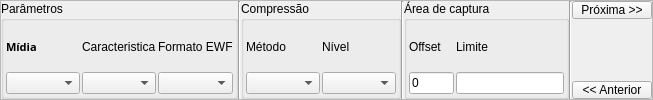
                  <widget class="QWidget" name="ewf1">
                   <layout class="QGridLayout" name="gridLayout_64">
                    <property name="leftMargin">
                     <number>0</number>
                    </property>
                    <property name="topMargin">
                     <number>0</number>
                    </property>
                    <property name="rightMargin">
                     <number>0</number>
                    </property>
                    <property name="bottomMargin">
                     <number>0</number>
                    </property>
                    <property name="spacing">
                     <number>0</number>
                    </property>
                    <item row="0" column="2" colspan="2">
                     <widget class="QFrame" name="frame_4">
                      <property name="frameShape">
                       <enum>QFrame::StyledPanel</enum>
                      </property>
                      <property name="frameShadow">
                       <enum>QFrame::Raised</enum>
                      </property>
                      <layout class="QGridLayout" name="gridLayout_67">
                       <property name="leftMargin">
                        <number>0</number>
                       </property>
                       <property name="topMargin">
                        <number>0</number>
                       </property>
                       <property name="rightMargin">
                        <number>0</number>
                       </property>
                       <property name="bottomMargin">
                        <number>0</number>
                       </property>
                       <property name="spacing">
                        <number>0</number>
                       </property>
                       <item row="0" column="0">
                        <layout class="QGridLayout" name="gridLayout_66">
                         <property name="verticalSpacing">
                          <number>2</number>
                         </property>
                         <item row="0" column="4">
                          <widget class="QGroupBox" name="groupBox_15">
                           <property name="title">
                            <string>Área de captura</string>
                           </property>
                           <layout class="QGridLayout" name="gridLayout_70">
                            <property name="leftMargin">
                             <number>2</number>
                            </property>
                            <property name="topMargin">
                             <number>2</number>
                            </property>
                            <property name="rightMargin">
                             <number>2</number>
                            </property>
                            <property name="bottomMargin">
                             <number>2</number>
                            </property>
                            <property name="spacing">
                             <number>2</number>
                            </property>
                            <item row="0" column="0">
                             <layout class="QGridLayout" name="gridLayout_65">
                              <item row="0" column="0">
                               <layout class="QGridLayout" name="gridLayout_68">
                                <item row="0" column="0">
                                 <widget class="QLabel" name="label_offset">
                                  <property name="styleSheet">
                                   <string notr="true"> font: bold 8pt &quot;DroidSans&quot;;</string>
                                  </property>
                                  <property name="text">
                                   <string>Offset</string>
                                  </property>
                                 </widget>
                                </item>
                                <item row="1" column="0">
                                 <widget class="QLineEdit" name="lineEdit_offset">
                                  <property name="maximumSize">
                                   <size>
                                    <width>45</width>
                                    <height>16777215</height>
                                   </size>
                                  </property>
                                  <property name="text">
                                   <string>0</string>
                                  </property>
                                 </widget>
                                </item>
                               </layout>
                              </item>
                              <item row="0" column="1">
                               <layout class="QGridLayout" name="gridLayout_69">
                                <item row="0" column="0">
                                 <widget class="QLabel" name="label_5">
                                  <property name="styleSheet">
                                   <string notr="true"> font: bold 8pt &quot;DroidSans&quot;;</string>
                                  </property>
                                  <property name="text">
                                   <string>Limite</string>
                                  </property>
                                 </widget>
                                </item>
                                <item row="1" column="0">
                                 <widget class="QLineEdit" name="lineEdit_limit">
                                  <property name="minimumSize">
                                   <size>
                                    <width>80</width>
                                    <height>0</height>
                                   </size>
                                  </property>
                                 </widget>
                                </item>
                               </layout>
                              </item>
                             </layout>
                            </item>
                           </layout>
                          </widget>
                         </item>
                         <item row="0" column="1">
                          <widget class="Line" name="line_4">
                           <property name="orientation">
                            <enum>Qt::Vertical</enum>
                           </property>
                          </widget>
                         </item>
                         <item row="0" column="2">
                          <widget class="QGroupBox" name="groupBox_13">
                           <property name="title">
                            <string>Compressão</string>
                           </property>
                           <layout class="QGridLayout" name="gridLayout_62">
                            <property name="leftMargin">
                             <number>2</number>
                            </property>
                            <property name="topMargin">
                             <number>2</number>
                            </property>
                            <property name="rightMargin">
                             <number>2</number>
                            </property>
                            <property name="bottomMargin">
                             <number>2</number>
                            </property>
                            <property name="spacing">
                             <number>2</number>
                            </property>
                            <item row="0" column="0">
                             <layout class="QGridLayout" name="gridLayout_61">
                              <item row="0" column="0">
                               <layout class="QGridLayout" name="gridLayout_59">
                                <item row="1" column="0">
                                 <widget class="QComboBox" name="comboBox_compressMethod">
                                  <property name="minimumSize">
                                   <size>
                                    <width>74</width>
                                    <height>22</height>
                                   </size>
                                  </property>
                                  <property name="maximumSize">
                                   <size>
                                    <width>89</width>
                                    <height>16777215</height>
                                   </size>
                                  </property>
                                 </widget>
                                </item>
                                <item row="0" column="0">
                                 <widget class="QLabel" name="label_CompressionMethod">
                                  <property name="styleSheet">
                                   <string notr="true"> font: bold 8pt &quot;DroidSans&quot;;</string>
                                  </property>
                                  <property name="text">
                                   <string>Método</string>
                                  </property>
                                 </widget>
                                </item>
                               </layout>
                              </item>
                              <item row="0" column="1">
                               <layout class="QGridLayout" name="gridLayout_60">
                                <item row="0" column="0">
                                 <widget class="QLabel" name="label_CompressionLevel">
                                  <property name="styleSheet">
                                   <string notr="true"> font: bold 8pt &quot;DroidSans&quot;;</string>
                                  </property>
                                  <property name="text">
                                   <string>Nível</string>
                                  </property>
                                 </widget>
                                </item>
                                <item row="1" column="0">
                                 <widget class="QComboBox" name="comboBox_compressLevel">
                                  <property name="minimumSize">
                                   <size>
                                    <width>74</width>
                                    <height>22</height>
                                   </size>
                                  </property>
                                  <property name="maximumSize">
                                   <size>
                                    <width>89</width>
                                    <height>16777215</height>
                                   </size>
                                  </property>
                                 </widget>
                                </item>
                               </layout>
                              </item>
                             </layout>
                            </item>
                           </layout>
                          </widget>
                         </item>
                         <item row="0" column="0">
                          <widget class="QGroupBox" name="groupBox_14">
                           <property name="title">
                            <string>Parâmetros</string>
                           </property>
                           <layout class="QGridLayout" name="gridLayout_63">
                            <property name="leftMargin">
                             <number>2</number>
                            </property>
                            <property name="topMargin">
                             <number>2</number>
                            </property>
                            <property name="rightMargin">
                             <number>2</number>
                            </property>
                            <property name="bottomMargin">
                             <number>2</number>
                            </property>
                            <property name="spacing">
                             <number>2</number>
                            </property>
                            <item row="0" column="0">
                             <layout class="QHBoxLayout" name="horizontalLayout_11">
                              <item>
                               <layout class="QGridLayout" name="gridLayout_56">
                                <item row="1" column="0">
                                 <widget class="QComboBox" name="comboBox_midia">
                                  <property name="minimumSize">
                                   <size>
                                    <width>74</width>
                                    <height>22</height>
                                   </size>
                                  </property>
                                  <property name="maximumSize">
                                   <size>
                                    <width>89</width>
                                    <height>16777215</height>
                                   </size>
                                  </property>
                                 </widget>
                                </item>
                                <item row="0" column="0">
                                 <widget class="QLabel" name="label_mediaType">
                                  <property name="font">
                                   <font>
                                    <family>DroidSans</family>
                                    <pointsize>8</pointsize>
                                    <weight>75</weight>
                                    <italic>false</italic>
                                    <bold>true</bold>
                                   </font>
                                  </property>
                                  <property name="styleSheet">
                                   <string notr="true"> font: bold 8pt &quot;DroidSans&quot;;</string>
                                  </property>
                                  <property name="text">
                                   <string>Mídia</string>
                                  </property>
                                 </widget>
                                </item>
                               </layout>
                              </item>
                              <item>
                               <layout class="QGridLayout" name="gridLayout_57">
                                <item row="0" column="0">
                                 <widget class="QLabel" name="label_MediaCharacteristics">
                                  <property name="styleSheet">
                                   <string notr="true"> font: bold 8pt &quot;DroidSans&quot;;</string>
                                  </property>
                                  <property name="text">
                                   <string>Caracteristica</string>
                                  </property>
                                 </widget>
                                </item>
                                <item row="1" column="0">
                                 <widget class="QComboBox" name="comboBox_charact">
                                  <property name="minimumSize">
                                   <size>
                                    <width>74</width>
                                    <height>22</height>
                                   </size>
                                  </property>
                                  <property name="maximumSize">
                                   <size>
                                    <width>89</width>
                                    <height>16777215</height>
                                   </size>
                                  </property>
                                 </widget>
                                </item>
                               </layout>
                              </item>
                              <item>
                               <layout class="QGridLayout" name="gridLayout_58">
                                <item row="0" column="0">
                                 <widget class="QLabel" name="label_UseEWFfileFormat">
                                  <property name="styleSheet">
                                   <string notr="true"> font: bold 8pt &quot;DroidSans&quot;;</string>
                                  </property>
                                  <property name="text">
                                   <string>Formato EWF</string>
                                  </property>
                                 </widget>
                                </item>
                                <item row="1" column="0">
                                 <widget class="QComboBox" name="comboBox_ewfType">
                                  <property name="minimumSize">
                                   <size>
                                    <width>74</width>
                                    <height>22</height>
                                   </size>
                                  </property>
                                  <property name="maximumSize">
                                   <size>
                                    <width>89</width>
                                    <height>16777215</height>
                                   </size>
                                  </property>
                                 </widget>
                                </item>
                               </layout>
                              </item>
                             </layout>
                            </item>
                           </layout>
                          </widget>
                         </item>
                         <item row="0" column="3">
                          <widget class="Line" name="line_7">
                           <property name="orientation">
                            <enum>Qt::Vertical</enum>
                           </property>
                          </widget>
                         </item>
                        </layout>
                       </item>
                       <item row="0" column="2">
                        <layout class="QGridLayout" name="gridLayout_71">
                         <item row="3" column="0">
                          <spacer name="verticalSpacer_3">
                           <property name="orientation">
                            <enum>Qt::Vertical</enum>
                           </property>
                           <property name="sizeHint" stdset="0">
                            <size>
                             <width>20</width>
                             <height>40</height>
                            </size>
                           </property>
                          </spacer>
                         </item>
                         <item row="1" column="0">
                          <widget class="QPushButton" name="pushButton_next">
                           <property name="maximumSize">
                            <size>
                             <width>82</width>
                             <height>18</height>
                            </size>
                           </property>
                           <property name="text">
                            <string>Próxima &gt;&gt;</string>
                           </property>
                          </widget>
                         </item>
                         <item row="4" column="0">
                          <widget class="QPushButton" name="pushButton_first">
                           <property name="maximumSize">
                            <size>
                             <width>82</width>
                             <height>18</height>
                            </size>
                           </property>
                           <property name="text">
                            <string>&lt;&lt; Anterior</string>
                           </property>
                          </widget>
                         </item>
                        </layout>
                       </item>
                       <item row="0" column="1">
                        <widget class="Line" name="line_9">
                         <property name="orientation">
                          <enum>Qt::Vertical</enum>
                         </property>
                        </widget>
                       </item>
                      </layout>
                     </widget>
                    </item>
                   </layout>
                  </widget>
